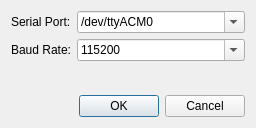
<?xml version="1.0" encoding="UTF-8"?>
<ui version="4.0">
 <class>RadioDialog</class>
 <widget class="QDialog" name="RadioDialog">
  <property name="geometry">
   <rect>
    <x>0</x>
    <y>0</y>
    <width>256</width>
    <height>128</height>
   </rect>
  </property>
  <property name="sizePolicy">
   <sizepolicy hsizetype="Fixed" vsizetype="Fixed">
    <horstretch>0</horstretch>
    <verstretch>0</verstretch>
   </sizepolicy>
  </property>
  <property name="minimumSize">
   <size>
    <width>256</width>
    <height>128</height>
   </size>
  </property>
  <property name="maximumSize">
   <size>
    <width>256</width>
    <height>128</height>
   </size>
  </property>
  <property name="windowTitle">
   <string>Configure Radio</string>
  </property>
  <layout class="QVBoxLayout" name="verticalLayout">
   <item>
    <layout class="QFormLayout" name="formLayout">
     <item row="0" column="0">
      <widget class="QLabel" name="label">
       <property name="text">
        <string>Serial Port:</string>
       </property>
      </widget>
     </item>
     <item row="0" column="1">
      <widget class="QComboBox" name="serialPort">
       <property name="sizePolicy">
        <sizepolicy hsizetype="Expanding" vsizetype="Fixed">
         <horstretch>0</horstretch>
         <verstretch>0</verstretch>
        </sizepolicy>
       </property>
       <property name="editable">
        <bool>true</bool>
       </property>
       <property name="currentText">
        <string>/dev/ttyACM0</string>
       </property>
      </widget>
     </item>
     <item row="1" column="0">
      <widget class="QLabel" name="label_2">
       <property name="text">
        <string>Baud Rate:</string>
       </property>
      </widget>
     </item>
     <item row="1" column="1">
      <widget class="QComboBox" name="baudRate">
       <property name="sizePolicy">
        <sizepolicy hsizetype="Expanding" vsizetype="Fixed">
         <horstretch>0</horstretch>
         <verstretch>0</verstretch>
        </sizepolicy>
       </property>
       <property name="editable">
        <bool>true</bool>
       </property>
       <property name="currentText">
        <string>115200</string>
       </property>
      </widget>
     </item>
    </layout>
   </item>
   <item>
    <widget class="QDialogButtonBox" name="buttonBox">
     <property name="orientation">
      <enum>Qt::Orientation::Horizontal</enum>
     </property>
     <property name="standardButtons">
      <set>QDialogButtonBox::StandardButton::Cancel|QDialogButtonBox::StandardButton::Ok</set>
     </property>
    </widget>
   </item>
  </layout>
 </widget>
 <resources/>
 <connections>
  <connection>
   <sender>buttonBox</sender>
   <signal>accepted()</signal>
   <receiver>RadioDialog</receiver>
   <slot>accept()</slot>
   <hints>
    <hint type="sourcelabel">
     <x>248</x>
     <y>254</y>
    </hint>
    <hint type="destinationlabel">
     <x>157</x>
     <y>274</y>
    </hint>
   </hints>
  </connection>
  <connection>
   <sender>buttonBox</sender>
   <signal>rejected()</signal>
   <receiver>RadioDialog</receiver>
   <slot>reject()</slot>
   <hints>
    <hint type="sourcelabel">
     <x>316</x>
     <y>260</y>
    </hint>
    <hint type="destinationlabel">
     <x>286</x>
     <y>274</y>
    </hint>
   </hints>
  </connection>
 </connections>
</ui>
